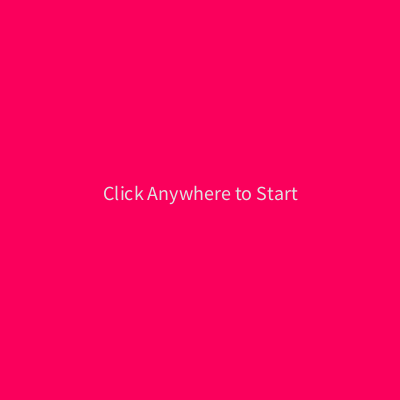
Frame 1 (no input)
Frame 60 (the mouse pressed at the canvas centre just before this capture): identical to frame 1, image omitted
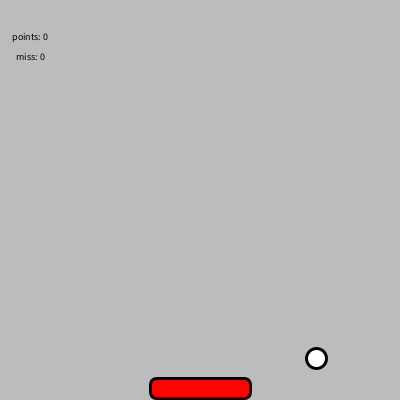
Frame 120 (the mouse held since frame 60 and released just before this capture)

The Processing sketch that drew these frames (run headless with seeded random() and noise(); from frame 60 on, the mouse is pressed at the canvas centre):

// Processing sketch: processing_149793
// ── processing_149793.pde

float ballX = 200;
float ballY = 150;
float dX = 2 ;
float dY = random(1, 5);
int offset = 0;
float xPos = 300;
float yPos = 100;
int rectPos;
float paddleX;
float paddleY;
float paddleH = 10;
float paddleW = 50;
int points = 0;
int miss = 0;

boolean gamestate = false;

void setup() {
  size(400, 400);
  paddleY = height - 12;
}

void draw() {
  background(188, 188, 188);

  if (gamestate != true) {

    textSize(20);
    background(250, 0, 92);
    textAlign(CENTER);
    fill(225);
    text("Click Anywhere to Start", width/2, height/2);
    points = 0;
    miss = 0;
    
    if (mousePressed) {
      gamestate = true;
    }
  }
    else {

      fill(255);
      stroke(0);
      ellipse(ballX, ballY, 20, 20);
      
      fill(255, 3, 3);
      strokeWeight(3);
      stroke(0);
      rectMode(RADIUS);
      rect(paddleX, paddleY, paddleW, paddleH, 7);


      if (ballX >= width) {
        dX = -dX; // if dX == 2, it becomes -2; if dX is -2, it becomes 2
      }

      if (ballX < 0) {
        dX = -dX;
      }

      if ((ballX <= paddleX + paddleW) && (ballX >= paddleX - paddleW) && (ballY >= paddleY - paddleH)) {
        dY = -dY;
        if((ballX < paddleX + paddleW) && (ballX > paddleX)){
        dX = random(1,5);
        }else if ((ballX > paddleX - paddleW) && (ballX < paddleX)){
        dX = random(-1, -5);
        points ++;
      }
      }
      else if (ballY > height) {
        dY = -dY;
        miss ++;
        
      }

      if (ballY <0) {
        dY = -dY;
      }

      ballX = ballX + dX;
      ballY = ballY + dY;
      
     

      paddleX = mouseX + offset;

      if (mouseX < 50) {
        offset = 50 - mouseX;
      }
      else if (mouseX > 50 && mouseX < 350) {
        offset = 0;
      }
      else if (mouseX > 350) {
        offset = 350 - mouseX;
      }

      fill(0);
      textSize(10);
      text("points: " + points, 30, 40);
      text("miss: " + miss, 30, 60);

      if (miss == 5) {
        textSize(30);
        text("NOT SO EASY HUH?!?", 200, 200);
      }
      if (miss == 20) {
        textSize(30);
        text("IT'S JUST GOIN TO KEEP GETTING HARDER!!!", 200, 70);
      }   
      if (miss == 30) {
        textSize(30);
        text("IT'S NOT GOING TO GET ANY EASIER!!!", 200, 70);
      }
      if (points == 40) {
        textSize(30);
        text("GOOD JOB!!!", 200, 70);
      } 
      else if (points >= 50) {
        textSize(30);
        text("YOU WON!", 200, 100);
        noLoop();
      }
    }
  
     if (key == CODED) {
      if (keyCode == LEFT) {
        paddleX = paddleX - paddleH;
      } 
      else if (keyCode == RIGHT) {
        paddleX = paddleX + 30;
      }
    }
  }


   void mousePressed() {
      if (gamestate == mousePressed && gamestate == false)
        gamestate = true;
    }
